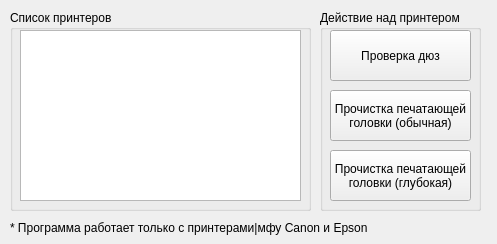
<?xml version="1.0" encoding="UTF-8"?>
<ui version="4.0">
 <class>Form</class>
 <widget class="QWidget" name="Form">
  <property name="geometry">
   <rect>
    <x>0</x>
    <y>0</y>
    <width>497</width>
    <height>244</height>
   </rect>
  </property>
  <property name="windowTitle">
   <string>Check my printer</string>
  </property>
  <property name="windowIcon">
   <iconset resource="res.qrc">
    <normaloff>:/icon/img/printer.ico</normaloff>:/icon/img/printer.ico</iconset>
  </property>
  <widget class="QGroupBox" name="groupBox">
   <property name="geometry">
    <rect>
     <x>10</x>
     <y>10</y>
     <width>301</width>
     <height>201</height>
    </rect>
   </property>
   <property name="title">
    <string>Список принтеров</string>
   </property>
   <widget class="QListWidget" name="listWidget_2">
    <property name="geometry">
     <rect>
      <x>10</x>
      <y>20</y>
      <width>281</width>
      <height>171</height>
     </rect>
    </property>
   </widget>
  </widget>
  <widget class="QGroupBox" name="groupBox_2">
   <property name="geometry">
    <rect>
     <x>320</x>
     <y>10</y>
     <width>161</width>
     <height>201</height>
    </rect>
   </property>
   <property name="title">
    <string>Действие над принтером</string>
   </property>
   <widget class="QPushButton" name="button_nozzle_check">
    <property name="geometry">
     <rect>
      <x>10</x>
      <y>20</y>
      <width>141</width>
      <height>51</height>
     </rect>
    </property>
    <property name="text">
     <string>Проверка дюз</string>
    </property>
   </widget>
   <widget class="QPushButton" name="button_head_cleaning_normal">
    <property name="geometry">
     <rect>
      <x>10</x>
      <y>80</y>
      <width>141</width>
      <height>51</height>
     </rect>
    </property>
    <property name="text">
     <string>Прочистка печатающей
головки (обычная)</string>
    </property>
   </widget>
   <widget class="QPushButton" name="button_head_cleaning_deep">
    <property name="geometry">
     <rect>
      <x>10</x>
      <y>140</y>
      <width>141</width>
      <height>51</height>
     </rect>
    </property>
    <property name="text">
     <string>Прочистка печатающей
головки (глубокая)</string>
    </property>
   </widget>
  </widget>
  <widget class="QLabel" name="label">
   <property name="geometry">
    <rect>
     <x>10</x>
     <y>220</y>
     <width>471</width>
     <height>16</height>
    </rect>
   </property>
   <property name="text">
    <string>* Программа работает только с принтерами|мфу Canon и Epson</string>
   </property>
  </widget>
 </widget>
 <resources>
  <include location="res.qrc"/>
 </resources>
 <connections/>
</ui>
